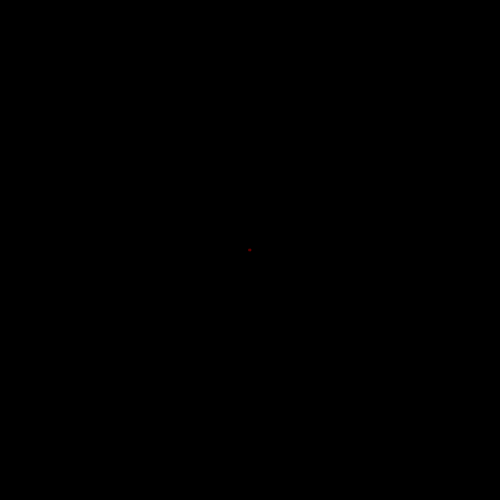
Frame 1 (no input)
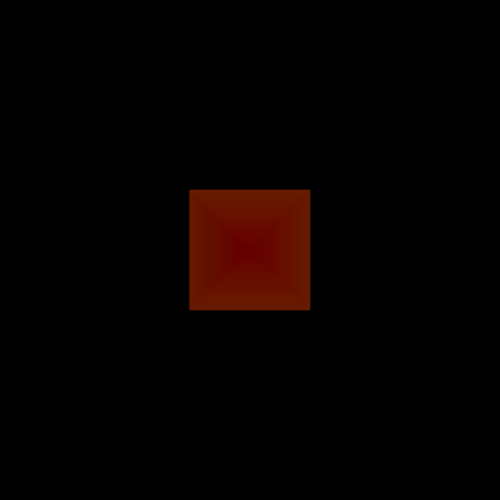
Frame 60 (no input)
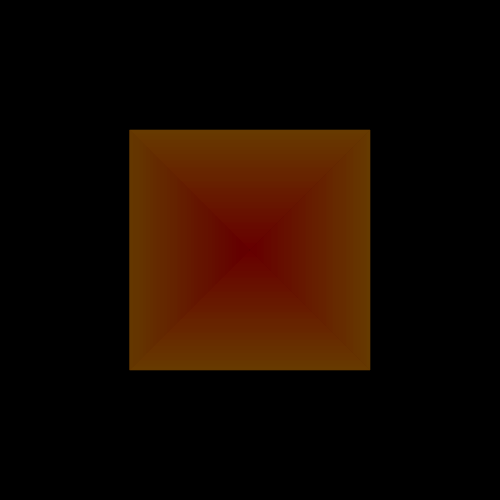
Frame 120 (the mouse pressed at the canvas centre since frame 60)

The p5.js sketch that drew these frames (run headless with seeded random() and noise() and a simulated clock; from frame 60 on, the mouse is pressed at the canvas centre):

// p5.js sketch
// ── sketch.js
// Abstract (p5.js 2.3.4 port of a #p5t Processing sketch)
// https://github.com/madparker/-p5t/blob/main/%23p5t/ArtSketch/09_12_2020/Abstract/Abstract.pde
// #p5t/ArtSketch/09_12_2020/Abstract/Abstract.pde

// The original used frameRate(99); browsers cap draw() at ~60fps,
// so draw() runs tick() several times per frame to keep the original speed.
const STEPS_PER_FRAME = 2;

let f = 0,
  n = 500,
  m = 250,
  x = m,
  y = m,
  c = m;

function setup() {
  createCanvas(500, 500);
  noFill();
  colorMode(HSB, m);
  background(0); // clear()
  rectMode(CENTER); // rectMode(3)
}

function draw() {
  for (let k = 0; k < STEPS_PER_FRAME; k++) tick();
}

// Named tick, not step: p5 2.x has a global step().
function tick() {
  stroke((f++ / 10) % m, m, m, 59);
  if (c == 250) {
    square(x, y, f % m);
  } else {
    circle(x, y, f % n);
  }
  if (f % c == 0) {
    c = c == m ? n : m;
    x = floor(random(n));
    y = floor(random(n));
  }
}
//#p54

// ---- Original Processing source: #p5t/ArtSketch/09_12_2020/Abstract/Abstract.pde
/*
int f,n=500,m=250,x=m,y=m,c=m;
void setup(){size(500,500);noFill();colorMode(HSB,m);clear();frameRate(99);rectMode(3);}
void draw(){
 stroke(f++/10f%m,m,m,59);
 if(c==250){square(x,y,f%m);
 }else{ circle(x,y,f%n);}
 if(f%c==0){c=c==m?n:m;x=(int)random(n);y=(int)random(n);}}//#p54
*/
